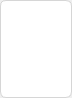
<?xml version="1.0" encoding="UTF-8"?>
<ui version="4.0">
 <class>StalledIssueChooseWidget</class>
 <widget class="QFrame" name="StalledIssueChooseWidget">
  <property name="geometry">
   <rect>
    <x>0</x>
    <y>0</y>
    <width>72</width>
    <height>98</height>
   </rect>
  </property>
  <property name="styleSheet">
   <string notr="true">#frame
{
    border-radius: 6px;
    border: 1px solid #D6D6D6;
    background-color: #FFFFFF;
}</string>
  </property>
  <property name="frameShape">
   <enum>QFrame::NoFrame</enum>
  </property>
  <property name="frameShadow">
   <enum>QFrame::Plain</enum>
  </property>
  <property name="lineWidth">
   <number>1</number>
  </property>
  <layout class="QVBoxLayout" name="verticalLayout">
   <property name="spacing">
    <number>0</number>
   </property>
   <property name="leftMargin">
    <number>0</number>
   </property>
   <property name="topMargin">
    <number>0</number>
   </property>
   <property name="rightMargin">
    <number>0</number>
   </property>
   <property name="bottomMargin">
    <number>0</number>
   </property>
   <item>
    <widget class="QFrame" name="frame">
     <property name="autoFillBackground">
      <bool>false</bool>
     </property>
     <property name="styleSheet">
      <string notr="true"/>
     </property>
     <property name="frameShape">
      <enum>QFrame::Panel</enum>
     </property>
     <property name="frameShadow">
      <enum>QFrame::Plain</enum>
     </property>
     <layout class="QVBoxLayout" name="verticalLayout_2">
      <property name="spacing">
       <number>0</number>
      </property>
      <property name="leftMargin">
       <number>0</number>
      </property>
      <property name="topMargin">
       <number>0</number>
      </property>
      <property name="rightMargin">
       <number>0</number>
      </property>
      <property name="bottomMargin">
       <number>0</number>
      </property>
      <item>
       <widget class="QWidget" name="titleContainer" native="true">
        <layout class="QHBoxLayout" name="horizontalLayout_3">
         <property name="spacing">
          <number>0</number>
         </property>
         <property name="leftMargin">
          <number>4</number>
         </property>
         <property name="topMargin">
          <number>4</number>
         </property>
         <property name="rightMargin">
          <number>4</number>
         </property>
         <property name="bottomMargin">
          <number>0</number>
         </property>
         <item>
          <widget class="StalledIssueChooseTitle" name="chooseTitle" native="true">
           <property name="sizePolicy">
            <sizepolicy hsizetype="Expanding" vsizetype="Fixed">
             <horstretch>0</horstretch>
             <verstretch>0</verstretch>
            </sizepolicy>
           </property>
           <property name="minimumSize">
            <size>
             <width>0</width>
             <height>48</height>
            </size>
           </property>
           <property name="maximumSize">
            <size>
             <width>16777215</width>
             <height>48</height>
            </size>
           </property>
          </widget>
         </item>
        </layout>
       </widget>
      </item>
      <item>
       <widget class="QWidget" name="nameContainer" native="true">
        <layout class="QHBoxLayout" name="horizontalLayout_2">
         <property name="spacing">
          <number>0</number>
         </property>
         <property name="leftMargin">
          <number>4</number>
         </property>
         <property name="topMargin">
          <number>4</number>
         </property>
         <property name="rightMargin">
          <number>4</number>
         </property>
         <property name="bottomMargin">
          <number>0</number>
         </property>
         <item>
          <widget class="StalledIssueActionTitle" name="name" native="true"/>
         </item>
        </layout>
       </widget>
      </item>
      <item>
       <widget class="QWidget" name="pathContainer" native="true">
        <layout class="QHBoxLayout" name="horizontalLayout">
         <property name="leftMargin">
          <number>0</number>
         </property>
         <property name="topMargin">
          <number>0</number>
         </property>
         <property name="rightMargin">
          <number>10</number>
         </property>
         <property name="bottomMargin">
          <number>0</number>
         </property>
         <item>
          <widget class="StalledIssueFilePath" name="path" native="true"/>
         </item>
        </layout>
       </widget>
      </item>
     </layout>
    </widget>
   </item>
  </layout>
 </widget>
 <customwidgets>
  <customwidget>
   <class>StalledIssueFilePath</class>
   <extends>QWidget</extends>
   <header>StalledIssueFilePath.h</header>
   <container>1</container>
  </customwidget>
  <customwidget>
   <class>StalledIssueChooseTitle</class>
   <extends>QWidget</extends>
   <header>StalledIssueChooseTitle.h</header>
   <container>1</container>
  </customwidget>
  <customwidget>
   <class>StalledIssueActionTitle</class>
   <extends>QWidget</extends>
   <header>StalledIssueActionTitle.h</header>
   <container>1</container>
  </customwidget>
 </customwidgets>
 <resources/>
 <connections/>
</ui>
